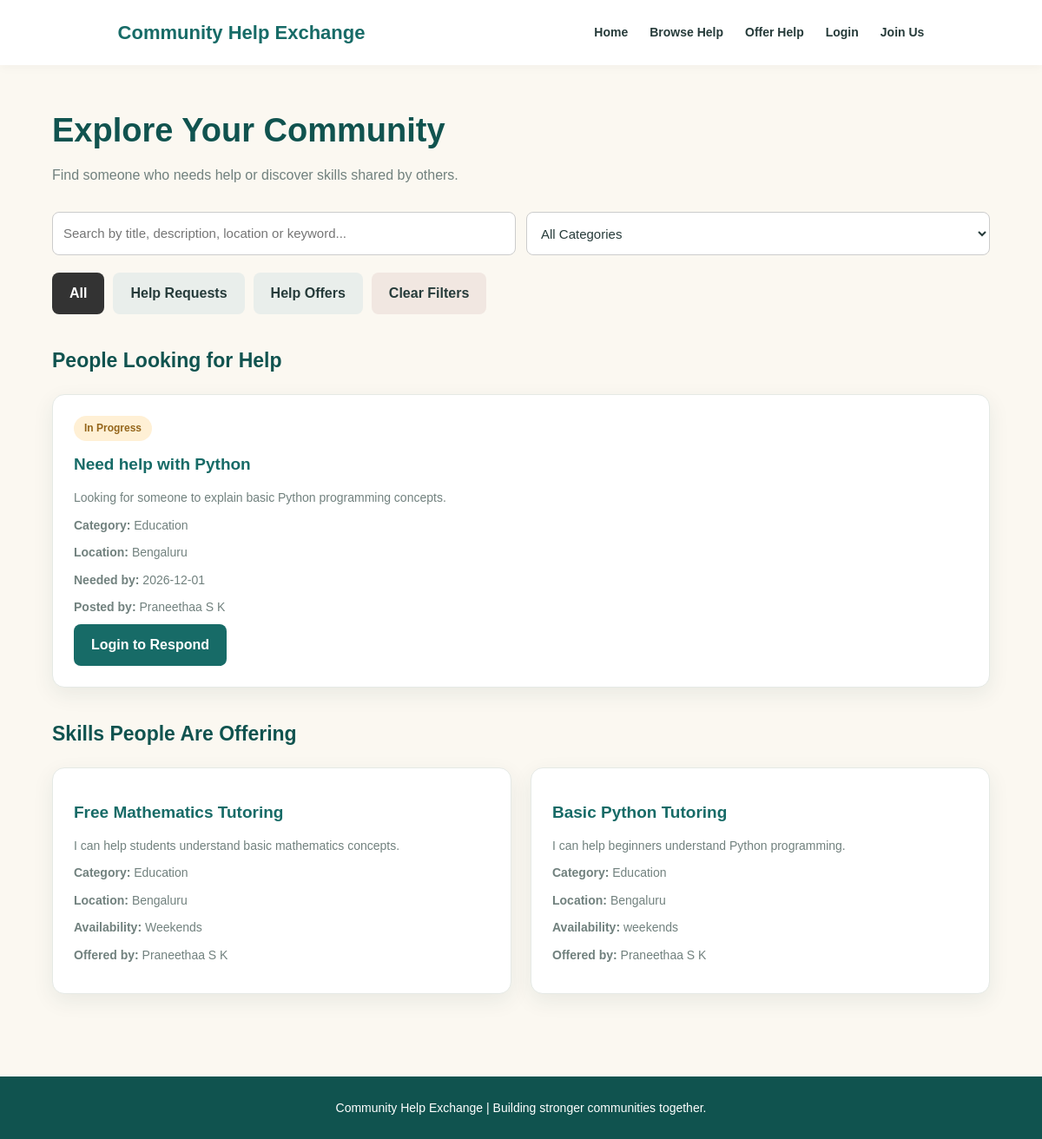
Screenshot of /browse.php with the database file from the repository.
### tables this page shows
CREATE TABLE `help_requests` (
  `id` int(11) NOT NULL,
  `user_id` int(11) NOT NULL,
  `title` varchar(150) NOT NULL,
  `description` text NOT NULL,
  `category` varchar(100) NOT NULL,
  `location` varchar(150) DEFAULT NULL,
  `preferred_date` date DEFAULT NULL,
  `status` enum('Open','In Progress','Completed') DEFAULT 'Open',
  `created_at` timestamp NULL DEFAULT current_timestamp()
);

CREATE TABLE `users` (
  `id` int(11) NOT NULL,
  `name` varchar(100) NOT NULL,
  `email` varchar(150) NOT NULL,
  `password` varchar(255) NOT NULL,
  `created_at` timestamp NULL DEFAULT current_timestamp()
);

CREATE TABLE `help_offers` (
  `id` int(11) NOT NULL,
  `user_id` int(11) NOT NULL,
  `title` varchar(150) NOT NULL,
  `description` text NOT NULL,
  `category` varchar(100) NOT NULL,
  `location` varchar(150) DEFAULT NULL,
  `availability` varchar(150) DEFAULT NULL,
  `created_at` timestamp NULL DEFAULT current_timestamp()
);

### browse.php (the view, shortened to what this page needs)
<?php
require_once "config/db.php";
$isLoggedIn = isset($_SESSION["user_id"]);
$currentUserId = $_SESSION["user_id"] ?? 0;
$requestQuery = $pdo->query("
    SELECT help_requests.*, users.name AS user_name
    FROM help_requests
    JOIN users ON help_requests.user_id = users.id
    ORDER BY help_requests.created_at DESC
");
$requests = $requestQuery->fetchAll(PDO::FETCH_ASSOC);
$offerQuery = $pdo->query("
    SELECT help_offers.*, users.name AS user_name
    FROM help_offers
    JOIN users ON help_offers.user_id = users.id
    ORDER BY help_offers.created_at DESC
");
$offers = $offerQuery->fetchAll(PDO::FETCH_ASSOC);
function e($value) {
    return htmlspecialchars((string)($value ?? ""), ENT_QUOTES, "UTF-8");
}
?>
<!DOCTYPE html>
<html lang="en">
<head>
    <link rel="stylesheet" href="css/style.css">
</head>
<body>
<nav class="navbar">
    <div class="container nav-container">
        <a href="index.html" class="logo">Community Help Exchange</a>
        <div class="nav-links">
            <a href="index.html">Home</a>
            <a href="browse.php">Browse Help</a>
            <a href="offer-help.html">Offer Help</a>
            <?php if ($isLoggedIn): ?>
                <a href="dashboard.php">Dashboard</a>
            <?php else: ?>
                <a href="login.html">Login</a>
                <a href="register.html">Join Us</a>
            <?php endif; ?>
        </div>
    </div>
</nav>
<main class="container">
    <section class="page-header">
        <h1>Explore Your Community</h1>
        <p>Find someone who needs help or discover skills shared by others.</p>
    </section>
    <div class="browse-controls">
        <input
            type="text"
            id="searchInput"
            placeholder="Search by title, description, location or keyword..."
        >
        <select id="categoryFilter">
            <option value="all">All Categories</option>
        </select>
    </div>
    <div class="filter-buttons">
        <button class="btn filter-btn active" data-filter="all">All</button>
        <button class="btn filter-btn" data-filter="requests">Help Requests</button>
        <button class="btn filter-btn" data-filter="offers">Help Offers</button>
        <button class="btn" id="clearFilters">Clear Filters</button>
    </div>
    <section id="requestsSection">
        <h2>People Looking for Help</h2>
        <div class="cards-grid">
            <?php foreach ($requests as $request): ?>
                <article class="card listing-card"
                    data-type="requests"
                    data-category="<?= e(strtolower($request["category"])) ?>"
                    data-search="<?= e($request["title"] . " " . $request["description"] . " " . $request["category"] . " " . $request["location"]) ?>">
                    <span class="status status-<?= strtolower(str_replace(" ", "-", e($request["status"]))) ?>">
                        <?= e($request["status"]) ?>
                    </span>
                    <h3><?= e($request["title"]) ?></h3>
                    <p><?= e($request["description"]) ?></p>
                    <p><strong>Category:</strong> <?= e($request["category"]) ?></p>
                    <p><strong>Location:</strong> <?= e($request["location"] ?: "Not specified") ?></p>
                    <p><strong>Needed by:</strong> <?= e($request["preferred_date"] ?: "Flexible") ?></p>
                    <p><strong>Posted by:</strong> <?= e($request["user_name"]) ?></p>
                    <?php if (
                        $isLoggedIn &&
                        (int)$request["user_id"] !== (int)$currentUserId &&
                        $request["status"] !== "Completed"
                    ): ?>
                        <form class="response-form">
                            <input type="hidden" name="request_id" value="<?= (int)$request["id"] ?>">
                            <textarea
                                name="message"
                                placeholder="Write a message offering your help..."
                                required
                            ></textarea>
                            <button type="submit" class="btn btn-primary">
                                Respond to Request
                            </button>
                        </form>
                    <?php elseif (!$isLoggedIn): ?>
                        <a href="login.html" class="btn btn-primary">
                            Login to Respond
                        </a>
                    <?php endif; ?>
                </article>
            <?php endforeach; ?>
        </div>
    </section>
    <section id="offersSection">
        <h2>Skills People Are Offering</h2>
        <div class="cards-grid">
            <?php foreach ($offers as $offer): ?>
                <article class="card listing-card"
                    data-type="offers"
                    data-category="<?= e(strtolower($offer["category"])) ?>"
                    data-search="<?= e($offer["title"] . " " . $offer["description"] . " " . $offer["category"] . " " . $offer["location"]) ?>">
                    <h3><?= e($offer["title"]) ?></h3>
                    <p><?= e($offer["description"]) ?></p>
                    <p><strong>Category:</strong> <?= e($offer["category"]) ?></p>
                    <p><strong>Location:</strong> <?= e($offer["location"] ?: "Not specified") ?></p>
                    <p><strong>Availability:</strong> <?= e($offer["availability"] ?: "Flexible") ?></p>
                    <p><strong>Offered by:</strong> <?= e($offer["user_name"]) ?></p>
                </article>
            <?php endforeach; ?>
        </div>
    </section>
</main>
<footer class="footer">
    <p>Community Help Exchange | Building stronger communities together.</p>
</footer>
</body>
</html>

### css/style.css (style rules this page uses)
:root { --primary: #176b67; --primary-dark: #10534f; --secondary: #f4a28c; --background: #fbf8f1; --white: #ffffff; --text: #263b3a; --muted: #71817e; --border: #e5e9e5; --success: #27845b; --danger: #c64f4f; --shadow: 0 8px 25px rgba(25, 65, 60, 0.08); --radius: 14px; }
* { margin: 0; padding: 0; box-sizing: border-box; }
html { scroll-behavior: smooth; }
body { font-family: Arial, sans-serif; background: var(--background); color: var(--text); line-height: 1.6; min-height: 100vh; }
a { text-decoration: none; color: inherit; }
button, input, textarea, select { font: inherit; }
button { cursor: pointer; }
.container { width: min(1200px, 90%); margin-left: auto; margin-right: auto; }
main.container { padding-top: 45px; padding-bottom: 45px; }
.navbar { width: 100%; min-height: 75px; background: var(--white); display: flex; align-items: center; justify-content: space-between; padding: 15px 7%; box-shadow: 0 2px 12px rgba(0, 0, 0, 0.04); position: relative; z-index: 10; }
.nav-container { display: flex; align-items: center; justify-content: space-between; gap: 25px; }
.logo { color: var(--primary); font-size: 22px; font-weight: bold; white-space: nowrap; }
.nav-links { display: flex; align-items: center; gap: 25px; list-style: none; flex-wrap: wrap; }
.nav-links a { font-size: 14px; font-weight: 600; color: var(--text); transition: 0.2s; }
.btn { display: inline-block; border: none; border-radius: 8px; padding: 11px 20px; font-weight: bold; text-align: center; transition: 0.2s ease; cursor: pointer; }
.btn-primary { background: var(--primary); color: var(--white); }
.page-header { margin-bottom: 30px; }
.page-header h1 { color: var(--primary-dark); font-size: clamp(28px, 4vw, 38px); margin-bottom: 8px; }
.page-header p { color: var(--muted); }
.card-grid, .cards-grid { display: grid; grid-template-columns: repeat(auto-fit, minmax(260px, 1fr)); gap: 22px; align-items: stretch; }
.card { background: var(--white); padding: 25px; border-radius: var(--radius); box-shadow: var(--shadow); border: 1px solid var(--border); min-width: 0; }
.card h3 { color: var(--primary); margin-bottom: 10px; }
.card p { color: var(--muted); margin-bottom: 12px; }
.listing-card { padding: 24px; transition: transform 0.2s, box-shadow 0.2s; overflow-wrap: anywhere; }
.listing-card h3 { font-size: 19px; margin: 12px 0; }
.listing-card p { font-size: 14px; margin-bottom: 9px; }
#requestsSection, #offersSection { margin-top: 35px; }
#requestsSection h2, #offersSection h2 { color: var(--primary-dark); font-size: 23px; margin-bottom: 20px; }
.form-group input, .form-group textarea, .form-group select, input, textarea, select { max-width: 100%; }
.search-bar, .browse-controls { display: flex; gap: 12px; flex-wrap: wrap; margin-bottom: 20px; }
.search-bar input, .search-bar select, .browse-controls input, .browse-controls select { flex: 1; min-width: 200px; padding: 13px 15px; border: 1px solid var(--border); border-radius: 9px; background: var(--white); color: var(--text); outline: none; }
.filter-buttons { display: flex; flex-wrap: wrap; gap: 10px; margin-bottom: 25px; }
.filter-btn { background: #e9eeeb; color: var(--text); }
.filter-btn.active { background: var(--primary); color: var(--white); }
#clearFilters { background: #f1e7e1; color: var(--text); }
.status { display: inline-block; padding: 5px 12px; border-radius: 20px; font-size: 12px; font-weight: bold; }
.status-in-progress, .status-progress { background: #fff0d5; color: #94651a; }
.footer { background: var(--primary-dark); color: var(--white); text-align: center; padding: 25px; margin-top: 50px; font-size: 14px; }

### browse.php (style rules this page uses)
.browse-controls { display: flex; flex-wrap: wrap; gap: 12px; margin: 20px 0; }
.browse-controls input, .browse-controls select { flex: 1; min-width: 200px; padding: 12px; border: 1px solid #ccc; border-radius: 8px; font-size: 15px; }
.filter-buttons { display: flex; flex-wrap: wrap; gap: 10px; margin-bottom: 25px; }
.filter-btn.active { background-color: #333; color: white; }

### rows the page displays
help_requests: status "In Progress", title "Need help with Python", description "Looking for someone to explain basic Python programming concepts.", category "Education", location "Bengaluru", preferred_date "2026-12-01", user.name "Praneethaa S K"
help_offers: title "Free Mathematics Tutoring", description "I can help students understand basic mathematics concepts.", category "Education", location "Bengaluru", availability "Weekends", user.name "Praneethaa S K"
help_offers: title "Basic Python Tutoring", description "I can help beginners understand Python programming.", category "Education", location "Bengaluru", availability "weekends", user.name "Praneethaa S K"
